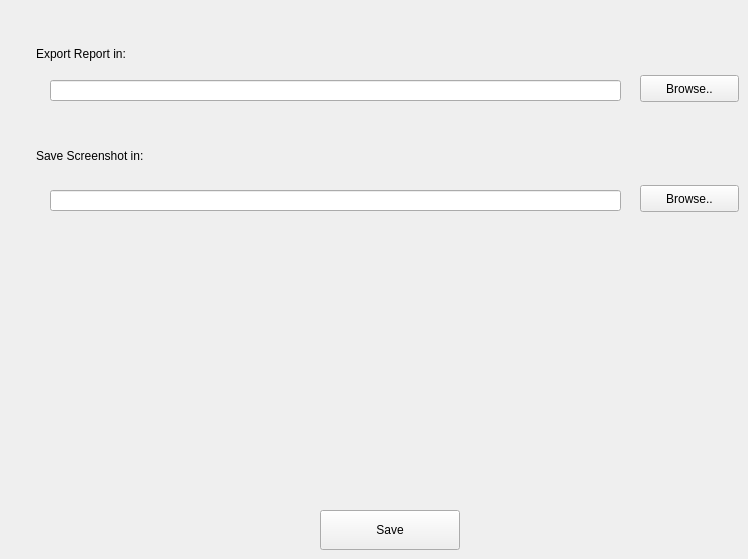
    <widget class="QWidget" name="tab_general_options">
     <attribute name="title">
      <string>General Options</string>
     </attribute>
     <widget class="QLabel" name="label_6">
      <property name="geometry">
       <rect>
        <x>36</x>
        <y>38</y>
        <width>141</width>
        <height>31</height>
       </rect>
      </property>
      <property name="text">
       <string>Export Report in:</string>
      </property>
     </widget>
     <widget class="QLineEdit" name="lineEditExportReport">
      <property name="geometry">
       <rect>
        <x>50</x>
        <y>80</y>
        <width>571</width>
        <height>21</height>
       </rect>
      </property>
     </widget>
     <widget class="QPushButton" name="pushButtonExportReport">
      <property name="geometry">
       <rect>
        <x>640</x>
        <y>75</y>
        <width>99</width>
        <height>27</height>
       </rect>
      </property>
      <property name="text">
       <string>Browse..</string>
      </property>
     </widget>
     <widget class="QLabel" name="label_7">
      <property name="geometry">
       <rect>
        <x>36</x>
        <y>140</y>
        <width>141</width>
        <height>31</height>
       </rect>
      </property>
      <property name="text">
       <string>Save Screenshot in:</string>
      </property>
     </widget>
     <widget class="QLineEdit" name="lineEditSaveScreenshot">
      <property name="geometry">
       <rect>
        <x>50</x>
        <y>190</y>
        <width>571</width>
        <height>21</height>
       </rect>
      </property>
     </widget>
     <widget class="QPushButton" name="pushButtonSaveScreenshot">
      <property name="geometry">
       <rect>
        <x>640</x>
        <y>185</y>
        <width>99</width>
        <height>27</height>
       </rect>
      </property>
      <property name="text">
       <string>Browse..</string>
      </property>
     </widget>
     <widget class="QPushButton" name="pushButtonSaveGeneralOptions">
      <property name="geometry">
       <rect>
        <x>320</x>
        <y>510</y>
        <width>140</width>
        <height>40</height>
       </rect>
      </property>
      <property name="text">
       <string>Save</string>
      </property>
     </widget>
    </widget>
